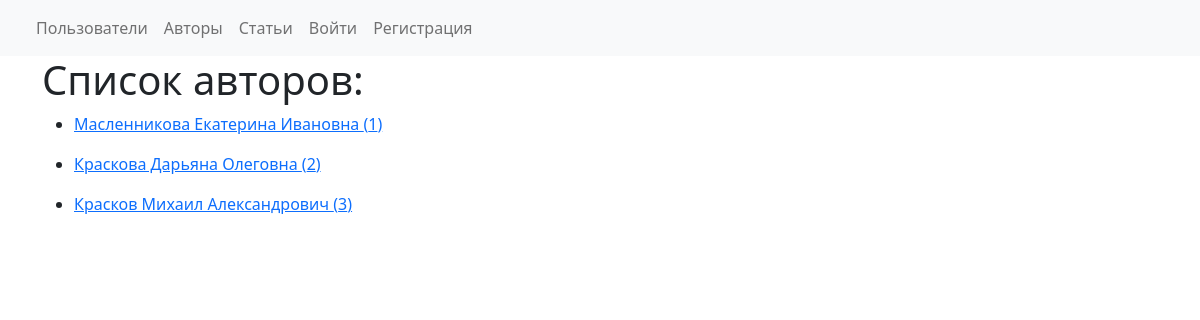
Screenshot of /authors/ with the database file from the repository.
### blog_flask/models.py (models this page shows, shortened)
class Author(db.Model):
    __tablename__ = 'authors'
    id = db.Column(db.Integer, primary_key=True)
    user_id = db.Column(db.Integer, ForeignKey('users.id'), nullable=False)
    user = relationship('Users', back_populates='author')
    articles = relationship('Article', back_populates='author')

class Users(db.Model, UserMixin):
    __tablename__ = 'users'
    id = db.Column(db.Integer, primary_key=True)
    email = db.Column(db.String(120), index=True, unique=True, nullable=False)
    password_hash = db.Column(db.String(128))
    name = db.Column(db.String(255))
    is_staff = db.Column(db.Boolean, default=False)
    author = relationship('Author', uselist=False, back_populates='user')

### blog_flask/authors/views.py (the view)
@authors.route('/')
def author_list():
    authors = Author.query.all()
    return render_template(
        'authors/list.html',
        authors=authors,
    )

### blog_flask/templates/authors/list.html (shortened to what this page needs)
{% extends 'base.html' %}
{% block body %}
    <div class="row">
        <h1>Список авторов:</h1>
    </div>
    <div class="row">
        <div class="col">
            {% for author in authors %}
                <ul>
                    <li>
                        <a href="{{ url_for('users.get_user', pk=author.user.id) }}">
                            {{ author.user.name }} ({{ author.id }})
                        </a>
                    </li>
                </ul>
            {% endfor %}
        </div>
    </div>
{% endblock %}

### rows the page displays
Author: user.name "Масленникова Екатерина Ивановна", id "1"
Author: user.name "Краскова Дарьяна Олеговна", id "2"
Author: user.name "Красков Михаил Александрович", id "3"
